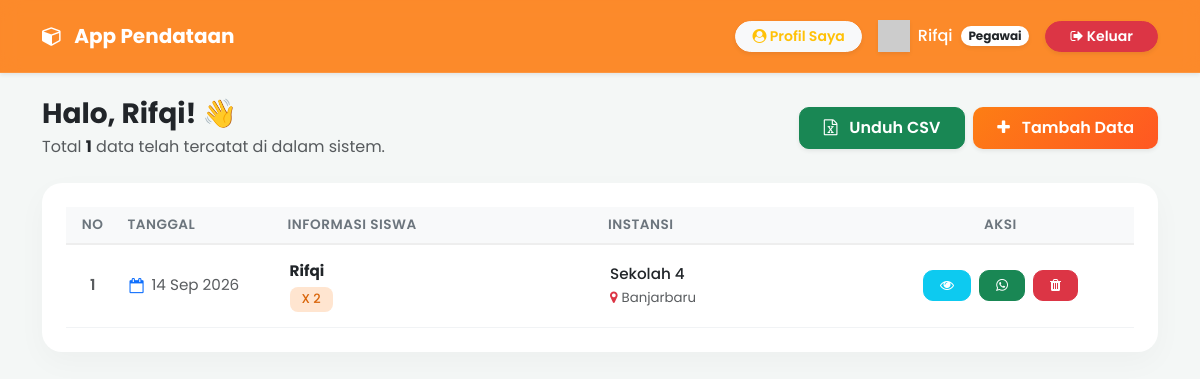
Page /index.php (signed in) on the committed database.
### tables this page shows
CREATE TABLE `data_pendataan` (
  `id` int(11) NOT NULL,
  `id_user` int(11) DEFAULT NULL,
  `tanggal` date NOT NULL,
  `nama` varchar(100) NOT NULL,
  `kelas` varchar(50) NOT NULL,
  `sekolah` varchar(100) NOT NULL,
  `nomor_whatsapp` varchar(20) NOT NULL,
  `kota` varchar(50) NOT NULL
);

### index.php (the view, shortened to what this page needs)
<?php
require 'koneksi.php';
$limit = 10;
$page = isset($_GET['page']) ? (int)$_GET['page'] : 1;
$offset = ($page - 1) * $limit;
if ($_SESSION['role'] === 'admin') {
    if (isset($_GET['filter_user']) && !empty($_GET['filter_user'])) {
        $filter = $_GET['filter_user'];
        $stmt_count = $conn->prepare("SELECT COUNT(*) as total FROM data_pendataan WHERE id_user = ?");
        $stmt_count->bind_param("i", $filter);
        $stmt_count->execute();
        $total_rows = $stmt_count->get_result()->fetch_assoc()['total'];
        $stmt_data = $conn->prepare("SELECT d.*, u.username FROM data_pendataan d LEFT JOIN users u ON d.id_user = u.id WHERE d.id_user = ? ORDER BY d.id DESC LIMIT ? OFFSET ?");
        $stmt_data->bind_param("iii", $filter, $limit, $offset);
        $stmt_data->execute();
        $result = $stmt_data->get_result();
    } else {
        $total_rows = $conn->query("SELECT COUNT(*) as total FROM data_pendataan")->fetch_assoc()['total'];
        $stmt_data = $conn->prepare("SELECT d.*, u.username FROM data_pendataan d LEFT JOIN users u ON d.id_user = u.id ORDER BY d.id DESC LIMIT ? OFFSET ?");
        $stmt_data->bind_param("ii", $limit, $offset);
        $stmt_data->execute();
        $result = $stmt_data->get_result();
    }
} else {
    $id_user = $_SESSION['id_user'];
    $stmt_count = $conn->prepare("SELECT COUNT(*) as total FROM data_pendataan WHERE id_user = ?");
    $stmt_count->bind_param("i", $id_user);
    $stmt_count->execute();
    $total_rows = $stmt_count->get_result()->fetch_assoc()['total'];
    $stmt_data = $conn->prepare("SELECT d.*, u.username FROM data_pendataan d LEFT JOIN users u ON d.id_user = u.id WHERE d.id_user = ? ORDER BY d.id DESC LIMIT ? OFFSET ?");
    $stmt_data->bind_param("iii", $id_user, $limit, $offset);
    $stmt_data->execute();
    $result = $stmt_data->get_result();
}
?>
<!DOCTYPE html>
<html lang="id">
<head>
    <link href="https://cdn.jsdelivr.net/npm/bootstrap@5.3.0/dist/css/bootstrap.min.css" rel="stylesheet">
    <link rel="stylesheet" href="https://cdnjs.cloudflare.com/ajax/libs/font-awesome/4.7.0/css/font-awesome.min.css">
</head>
<body>
<nav class="navbar navbar-expand-lg navbar-glass shadow-sm sticky-top py-3">
    <div class="container">
        <a class="navbar-brand text-white fw-bold" href="#"><i class="fa fa-cube me-2"></i> App Pendataan</a>
        <div class="collapse navbar-collapse justify-content-end" id="navbarNav">
            <ul class="navbar-nav align-items-center gap-3 mt-3 mt-lg-0">
                <li class="nav-item">
                    <a href="profil.php" class="btn btn-light btn-sm fw-semibold rounded-pill px-3 text-warning shadow-sm">
                        <i class="fa fa-user-circle"></i> Profil Saya
                    </a>
                </li>
                <li class="nav-item text-white fw-medium d-flex align-items-center">
                    <img src="https://ui-avatars.com/api/?name=<?= urlencode($_SESSION['username']) ?>&background=ffffff&color=fd7e14&rounded=true" alt="User" width="32" class="me-2 shadow-sm">
                    <?= htmlspecialchars(ucfirst($_SESSION['username'])) ?>
                    <span class="badge bg-white text-dark rounded-pill ms-2 shadow-sm"><?= ucfirst($_SESSION['role']) ?></span>
                </li>
                <li class="nav-item">
                    <button onclick="konfirmasiLogout()" class="btn btn-danger btn-sm rounded-pill px-4 shadow-sm fw-semibold">
                        <i class="fa fa-sign-out"></i> Keluar
                    </button>
                </li>
            </ul>
        </div>
    </div>
</nav>
<div class="container mt-4 mb-5">
    <div class="d-flex flex-column flex-md-row justify-content-between align-items-center mb-4">
        <div>
            <h3 class="fw-bold text-dark mb-1">Halo, <?= htmlspecialchars(ucfirst($_SESSION['username'])) ?>! 👋</h3>
            <p class="text-muted mb-0">Total <strong class="text-dark"><?= $total_rows ?></strong> data telah tercatat di dalam sistem.</p>
        </div>
        <div class="d-flex gap-2 mt-3 mt-md-0">
            <a href="?export=csv<?= isset($_GET['filter_user']) ? '&filter_user='.$_GET['filter_user'] : '' ?>" class="btn btn-success fw-semibold px-4 py-2 btn-action shadow-sm">
                <i class="fa fa-file-excel-o me-2"></i> Unduh CSV
            </a>
            <button type="button" class="btn btn-gradient fw-semibold px-4 py-2 shadow-sm" data-bs-toggle="modal" data-bs-target="#modalTambahData">
                <i class="fa fa-plus me-2"></i> Tambah Data
            </button>
        </div>
    </div>
    <div class="card card-premium">
        <div class="table-responsive">
            <table class="table table-custom">
                <thead>
                    <tr>
                        <th class="text-center" width="5%">No</th>
                        <th width="15%">Tanggal</th>
                        <th width="30%">Informasi Siswa</th>
                        <th width="25%">Instansi</th>
                        <th width="25%" class="text-center">Aksi</th>
                    </tr>
                </thead>
                <tbody>
                    <?php
                    $no = $offset + 1;
                    if ($result && $result->num_rows > 0):
                        while ($row = $result->fetch_assoc()):
                            $no_wa = preg_replace('/[^0-9]/', '', $row['nomor_whatsapp']);
                            if (substr($no_wa, 0, 1) === '0') { $no_wa = '62' . substr($no_wa, 1); }
                    ?>
                    <tr>
                        <td class="text-center fw-semibold text-muted"><?= $no++ ?></td>
                        <td>
                            <div class="d-flex align-items-center text-muted">
                                <i class="fa fa-calendar-o me-2 text-primary"></i>
                                <?= date('d M Y', strtotime($row['tanggal'])) ?>
                            </div>
                        </td>
                        <td>
                            <strong class="text-dark d-block mb-1"><?= htmlspecialchars($row['nama']) ?></strong>
                            <span class="badge badge-soft bg-soft-orange"><?= htmlspecialchars($row['kelas']) ?></span>
                        </td>
                        <td>
                            <div class="fw-medium text-dark text-truncate" style="max-width: 200px;" title="<?= htmlspecialchars($row['sekolah']) ?>">
                                <?= htmlspecialchars($row['sekolah']) ?>
                            </div>
                            <small class="text-muted"><i class="fa fa-map-marker text-danger me-1"></i><?= htmlspecialchars($row['kota']) ?></small>
                        </td>
                        <td class="text-center">
                            <div class="d-flex justify-content-center gap-2">
                                <button type="button" class="btn btn-info text-white btn-sm btn-action px-3" data-bs-toggle="modal" data-bs-target="#modalDetail<?= $row['id'] ?>" title="Detail">
                                    <i class="fa fa-eye"></i>
                                </button>
                                <a href="https://wa.me/<?= $no_wa ?>" target="_blank" class="btn btn-success btn-sm btn-action px-3" title="Chat WhatsApp">
                                    <i class="fa fa-whatsapp"></i>
                                </a>
                                <form action="" method="POST" id="hapusForm<?= $row['id'] ?>" class="m-0">
                                    <button type="button" class="btn btn-danger btn-sm btn-action px-3" onclick="konfirmasiHapus(<?= $row['id'] ?>)" title="Hapus">
                                        <i class="fa fa-trash"></i>
                                    </button>
                                </form>
                            </div>
                        </td>
                    </tr>
                    <?php endwhile; endif; ?>
                </tbody>
            </table>
        </div>
    </div>
</div>
</body>
</html>

### index.php (style rules this page uses)
body { font-family: 'Poppins', sans-serif; background-color: #f4f7f6; color: #2d3436; }
.navbar-glass { background: rgba(253, 126, 20, 0.9) !important; backdrop-filter: blur(10px); border-bottom: 1px solid rgba(255,255,255,0.1); }
.card-premium { border-radius: 20px; box-shadow: 0 10px 30px rgba(0,0,0,0.03); border: none; background: #fff; padding: 1.5rem; }
.btn-gradient { background: linear-gradient(135deg, #fd7e14 0%, #ff5722 100%); color: white; border: none; border-radius: 10px; font-weight: 500; transition: 0.3s; }
.btn-action { border-radius: 10px; font-weight: 500; transition: 0.3s; }
.table-custom { margin-bottom: 0; }
.table-custom th { background-color: #f8f9fa !important; color: #6c757d; font-weight: 600; text-transform: uppercase; font-size: 0.85rem; letter-spacing: 0.5px; border-bottom: 2px solid #eee; }
.table-custom td { vertical-align: middle; font-size: 0.95rem; border-bottom: 1px solid #f1f3f5; padding: 15px 10px; }
.badge-soft { padding: 6px 12px; font-weight: 500; border-radius: 8px; font-size: 0.8rem; }
.bg-soft-orange { background-color: #ffe5d0; color: #d96408; }

### rows in the picture
data_pendataan: tanggal "14 Sep 2026", nama "Rifqi", kelas "X 2", sekolah "Sekolah 4", kota "Banjarbaru"

### other values in the picture
$_SESSION['username'] "Rifqi"
$_SESSION['role'] "Pegawai"
$total_rows "1"
